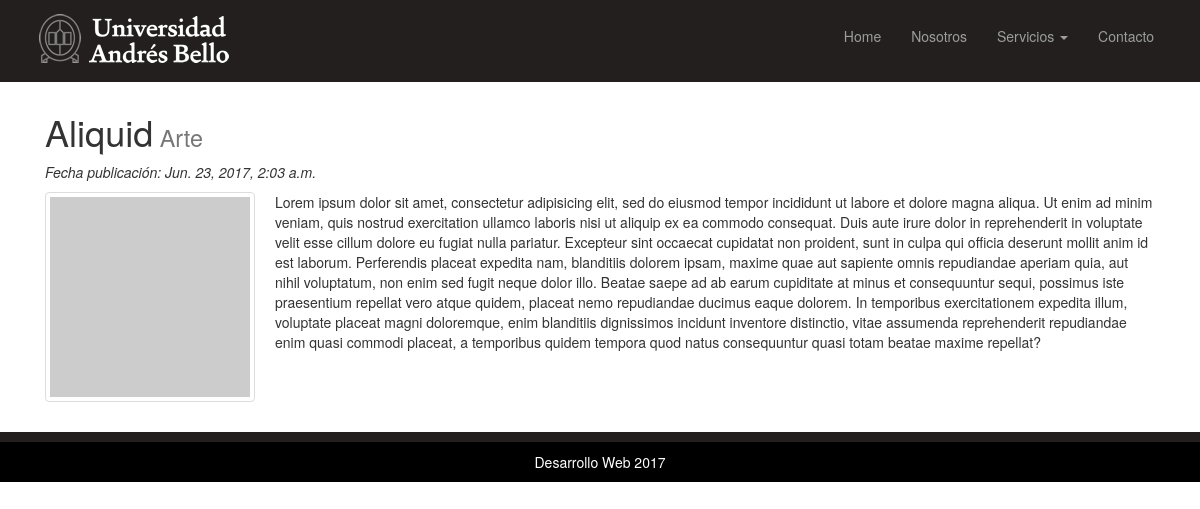
The app's page /noticia/edit/98 with its own data.
### unab/models.py (models this page shows, shortened)
class Noticia(models.Model):
    name = models.CharField(max_length=20)
    contenido = models.TextField()
    category = models.ForeignKey(Category)
    sort_order = models.IntegerField()
    created = models.DateTimeField(auto_now_add=True)
    modified = models.DateTimeField(auto_now=True)

class Category(models.Model):
    name = models.CharField(max_length=144)
    sort_order = models.IntegerField()
    created = models.DateTimeField(auto_now_add=True)
    modified = models.DateTimeField(auto_now=True)

### unab/views.py (the view)
# urls.py: url(r'^edit/(?P<pk>\d+)$', views.noticia_update, name='noticia_edit'),
def noticia_update(request, pk) :
    data = {}
    data['object_list'] = Noticia.objects.filter(pk=pk)
    template_name = 'noticia/noticia_detalle.html'
    return render(request, template_name, data)

### templates/noticia/noticia_detalle.html (shortened to what this page needs)
{% extends 'index.html' %}
{% load thumbnail %}
{% block content %}
  <section>
    <div class="container">
      <div class="col-lg-12">
      {% for noticia in object_list|slice:":1" %}
        <h1>{{noticia.name}}<small> {{noticia.category.name}}</small></h1>
        <p><em>Fecha publicación: {{noticia.created}}</em></p>
        <img src="http://placehold.it/200x200" alt="" class="img-responsive img-thumbnail pull-left img-margin-right">
        <p>{{noticia.contenido}}</p>
        {% endfor %}
      </div>
    </div>
  </section>
  {% endblock %}

### static/css/style.css (style rules this page uses)
.img-margin-right { margin-right: 20px; }

### records on screen
Noticia: name "Aliquid", category.name "Arte", created "Jun. 23, 2017, 2:03 a.m.", contenido "Lorem ipsum dolor sit amet, consectetur adipisicing elit, sed do eiusmod tempor incididunt ut labore et dolore magna aliqua. Ut enim ad minim veniam, quis nostrud exercitation ullamco laboris nisi ut aliquip ex ea commodo consequat. Duis aute irure dolor in reprehenderit in voluptate velit esse cillum dolore eu fugiat nulla pariatur. Excepteur sint occaecat cupidatat non proident, sunt in culpa qui officia deserunt mollit anim id est laborum. Perferendis placeat expedita nam, blanditiis dolorem ipsam, maxime quae aut sapiente omnis repudiandae aperiam quia, aut nihil voluptatum, non enim sed fugit neque dolor illo. Beatae saepe ad ab earum cupiditate at minus et consequuntur sequi, possimus…"
